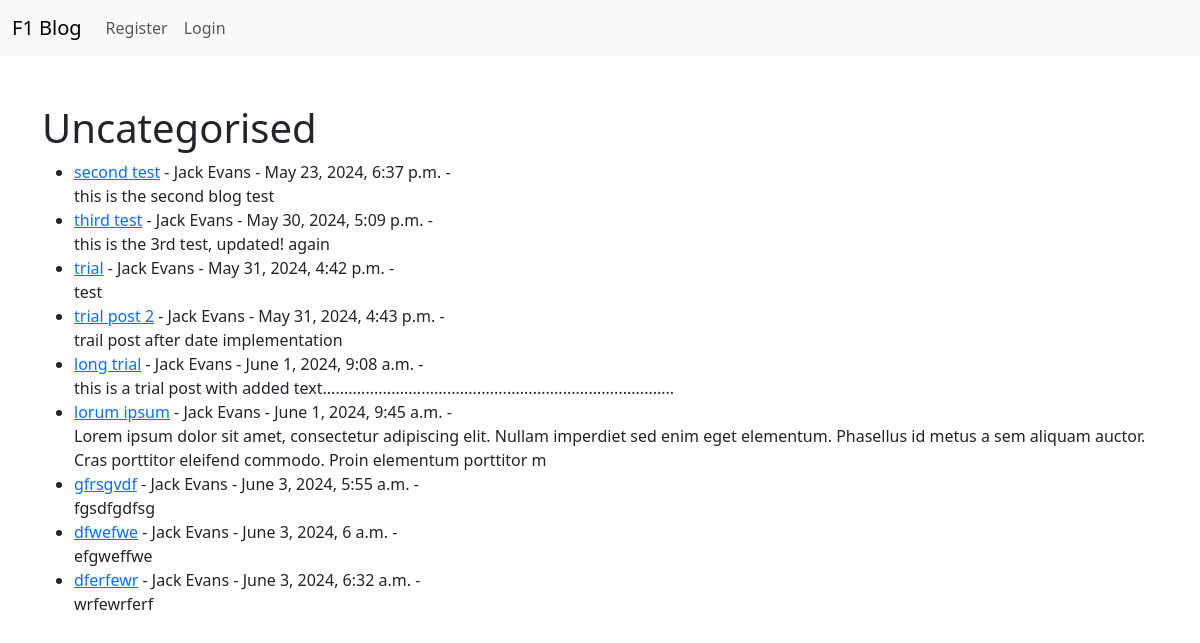
The app's page /category/uncategorised/ with its own data.
### blog/models.py (models this page shows, shortened)
class Post(models.Model):
    title = models.CharField(max_length=255)
    title_tag = models.CharField(max_length=255, default="F1 blog")
    author = models.ForeignKey(User, on_delete=models.CASCADE)
    body = models.TextField()
    timestamp = models.DateTimeField(auto_now_add=True)
    post_date = models.DateField(auto_now_add=True)
    category = models.CharField(max_length=255, default="uncategorised")

### blog/views.py (the view)
# urls.py: path("category/<str:cats>/", CategoryView, name="category"),
def CategoryView(request, cats):
    category_posts = Post.objects.filter(category=cats)
    return render(
        request,
        "categories.html",
        {"cats": cats.title(), "category_posts": category_posts},
    )

### blog/templates/categories.html (shortened to what this page needs)
{% extends 'base.html' %} {% block content %}<br />
{% if category_posts %}
<h1>{{ cats }}</h1>
<ul>
  {% for post in category_posts %}
  <li>
    <a href="{% url 'article-details' post.pk %}">{{ post.title }}</a> -
    {{post.author.first_name}} {{post.author.last_name}} - {{post.timestamp}} -
    <br />
    {{ post.body|slice:":200" }}
  </li>
  {% endfor %}
</ul>
{%else%}
<h2>This page does not exist</h2>
{% endif%}<br />
{% endblock%}

### records on screen
Post: title "second test", author.first_name "Jack", author.last_name "Evans", timestamp "May 23, 2024, 6:37 p.m.", body "this is the second blog test"
Post: title "third test", author.first_name "Jack", author.last_name "Evans", timestamp "May 30, 2024, 5:09 p.m.", body "this is the 3rd test, updated! again"
Post: title "trial", author.first_name "Jack", author.last_name "Evans", timestamp "May 31, 2024, 4:42 p.m.", body "test"
Post: title "trial post 2", author.first_name "Jack", author.last_name "Evans", timestamp "May 31, 2024, 4:43 p.m.", body "trail post after date implementation"
Post: title "long trial", author.first_name "Jack", author.last_name "Evans", timestamp "June 1, 2024, 9:08 a.m.", body "this is a trial post with added text.................................................................................."
Post: title "lorum ipsum", author.first_name "Jack", author.last_name "Evans", timestamp "June 1, 2024, 9:45 a.m.", body "Lorem ipsum dolor sit amet, consectetur adipiscing elit. Nullam imperdiet sed enim eget elementum. Phasellus id metus a sem aliquam auctor. Cras porttitor eleifend commodo. Proin elementum porttitor m"
Post: title "gfrsgvdf", author.first_name "Jack", author.last_name "Evans", timestamp "June 3, 2024, 5:55 a.m.", body "fgsdfgdfsg"
Post: title "dfwefwe", author.first_name "Jack", author.last_name "Evans", timestamp "June 3, 2024, 6 a.m.", body "efgweffwe"
Post: title "dferfewr", author.first_name "Jack", author.last_name "Evans", timestamp "June 3, 2024, 6:32 a.m.", body "wrfewrferf"

### other values on screen
{{ cats }} "Uncategorised"
